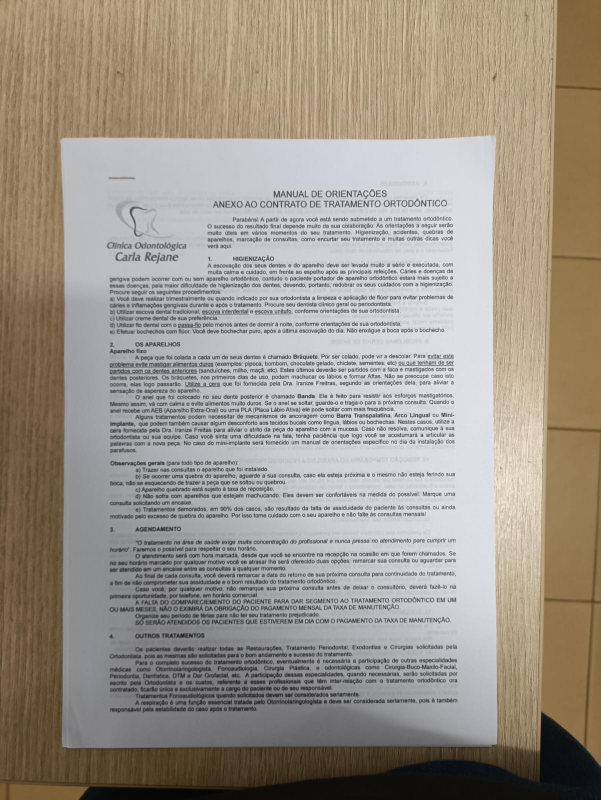
#> input picture assets/WhatsApp Image 2026-11-03 at 14.14.31 (1).jpeg, 1201 x 1600 px (shown at 1/2 size)
$ python -i imagem.py   (imports and definitions only)
#> lines starting #> are read from the running program, lines starting #| are printed output that depends on the picture
#> further down, picture is the input picture: shape (1600, 1201, 3); mean B, G, R 137.6, 148.9, 157.2
"""Operações sobre a imagem que não fazem parte da detecção da folha.

Aqui ficam as três "peças visuais" do programa:
    - preprocessamento   as etapas didáticas (cinza -> desfoque -> binarização);
    - desenhar_contorno  mostra, sobre a foto original, onde a folha foi achada;
    - efeito_scanner     deixa a imagem final com cara de documento escaneado.
"""

import cv2
import numpy as np

from nucleo.geometria import ordenar_cantos


# [26 lines left out: functions preprocessamento, desenhar_contorno, not called in this run]


def efeito_scanner(imagem, lado=2200):
    """Deixa o documento com cara de escaneado: papel branco e texto preto nítido.

    1. Amplia até ~2200 px no maior lado, para as letras ficarem lisas.
    2. Estima o "fundo" do papel (sem o texto) e divide a imagem por ele.
       Isso remove sombras e diferenças de iluminação.
    3. Aplica nitidez (unsharp mask: imagem + diferença para a versão borrada).
    4. Curva de tons: tudo que é quase branco vira branco puro e o texto escurece,
       mas as bordas das letras continuam suaves (fica mais bonito que um
       limiarização simples, que deixa as letras serrilhadas).
    O OCR continua lendo a imagem colorida original: nos testes, o preto e
    branco forte deixou letras pequenas "gordas" e piorou um pouco a leitura.
    """
#> called with lado = 2200
    cinza = cv2.cvtColor(imagem, cv2.COLOR_BGR2GRAY) if imagem.ndim == 3 else imagem.copy()
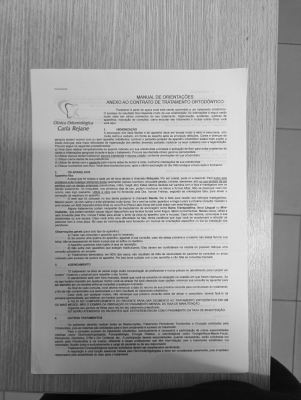
#> cinza: shape (1600, 1201) (shown at 1/4 size); min 3, max 255, mean 150

    # 1) Ampliação (só amplia; nunca reduz uma imagem que já é grande).
    escala = lado / max(cinza.shape)
    if escala > 1:
        cinza = cv2.resize(cinza, None, fx=escala, fy=escala, interpolation=cv2.INTER_CUBIC)
#> cinza: shape (2200, 1651)

    # 2) Estimativa do fundo: o fechamento "apaga" as letras (escuras e finas) e
    #    o desfoque mediano alisa o resto. O elemento precisa ser maior que a
    #    grossura das letras. Dividir a imagem pelo fundo deixa o papel
    #    uniformemente claro, sem sombras.
    tamanho = max(15, (max(cinza.shape) // 60) | 1)  # sempre ímpar
    kernel = cv2.getStructuringElement(cv2.MORPH_RECT, (tamanho, tamanho))
    fundo = cv2.medianBlur(cv2.morphologyEx(cinza, cv2.MORPH_CLOSE, kernel), 21)
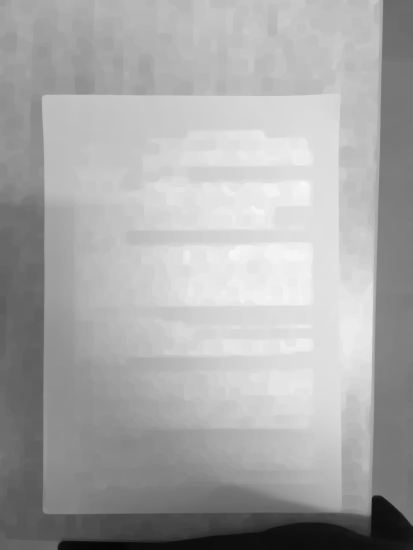
#> fundo: shape (2200, 1651) (shown at 1/4 size); min 6, max 247, mean 168.2
    plano = cv2.divide(cinza, fundo, scale=255)
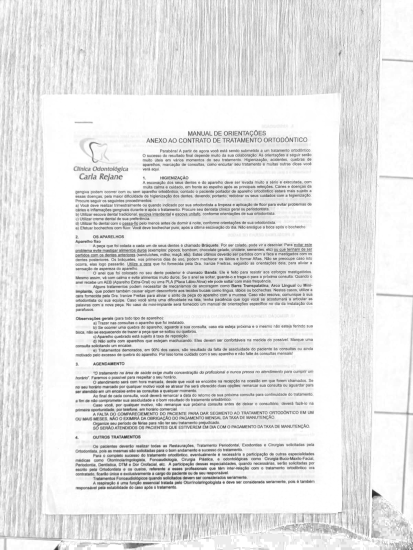
#> plano: shape (2200, 1651) (shown at 1/4 size); min 29, max 255, mean 228.2

    # 3) Unsharp mask: realça a diferença entre a imagem e sua versão borrada.
    borrada = cv2.GaussianBlur(plano, (0, 0), 1.2)
    nitida = cv2.addWeighted(plano, 1.8, borrada, -0.8, 0)

    # 4) Curva de tons: acima de "claro" vira branco puro; abaixo de "escuro",
    #    preto; entre os dois a transição é suave (expoente 1,3 escurece o texto).
    claro, escuro = 215.0, 95.0
    tons = np.clip((nitida.astype(np.float32) - escuro) / (claro - escuro), 0, 1)
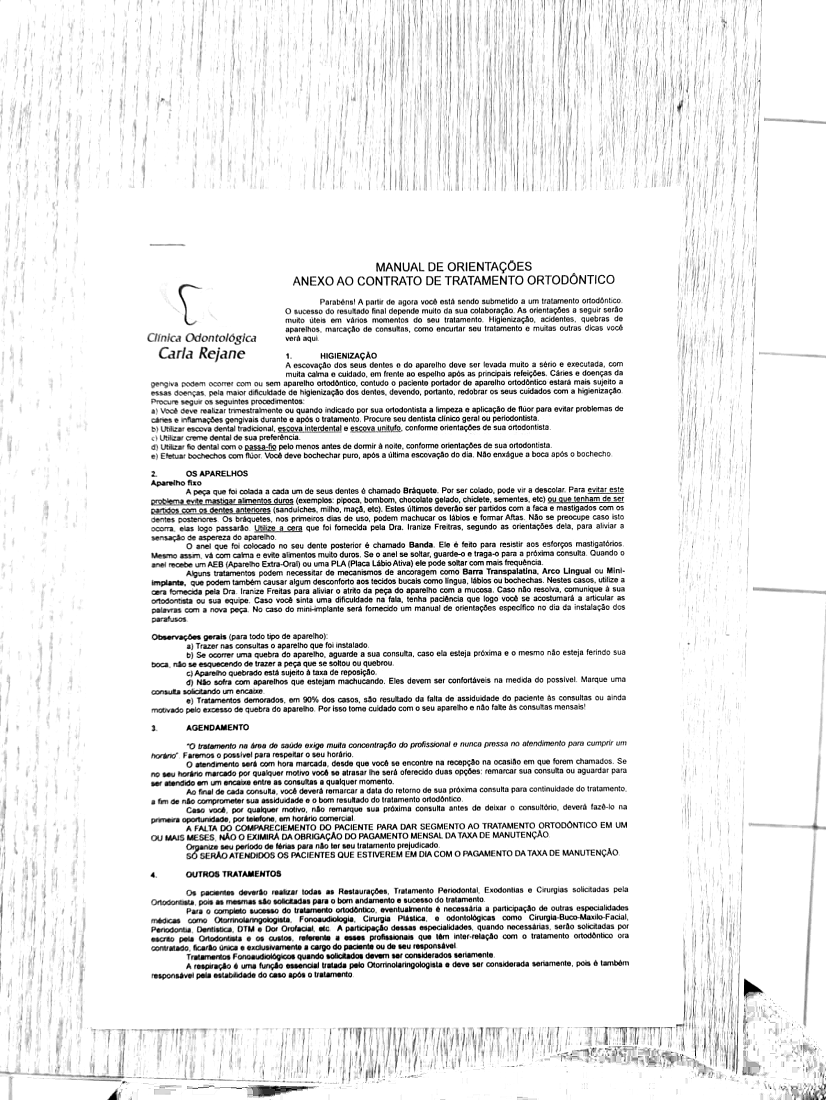
#> tons: shape (2200, 1651) float32 (shown at 1/2 size); min 0, max 1, mean 0.922
    return (tons ** 1.3 * 255).astype(np.uint8)

>>> import cv2
>>> picture = cv2.imread('../assets/WhatsApp Image 2026-11-03 at 14.14.31 (1).jpeg')
>>> result = efeito_scanner(picture)

$ run again, on assets/WhatsApp Image 2026-11-03 at 14.14.32 (1).jpeg
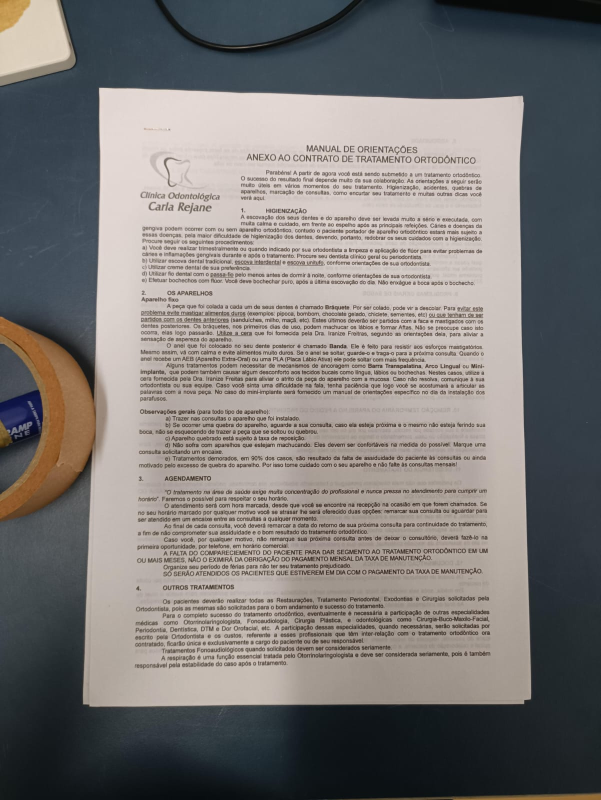
#> input picture assets/WhatsApp Image 2026-11-03 at 14.14.32 (1).jpeg, 1201 x 1600 px (shown at 1/2 size)
#> picture is the input picture: shape (1600, 1201, 3); mean B, G, R 118, 119.8, 122.9
#> in efeito_scanner, `fundo = cv2.medianBlur(cv2.morphologyEx(cinza, cv2.MORPH_CLOSE, kernel..`:
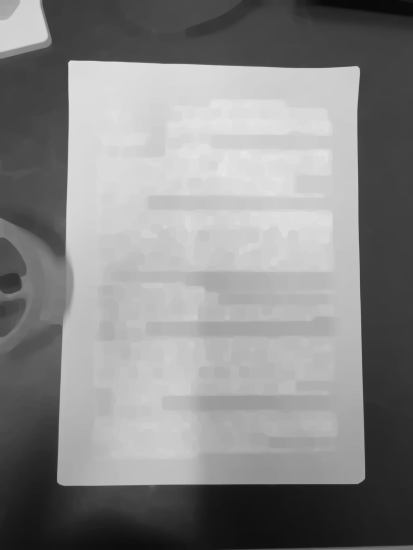
#> fundo: shape (2200, 1651) (shown at 1/4 size); min 9, max 231, mean 134.5
#> in efeito_scanner, `tons = np.clip((nitida.astype(np.float32) - escuro) / (claro - escuro)..`:
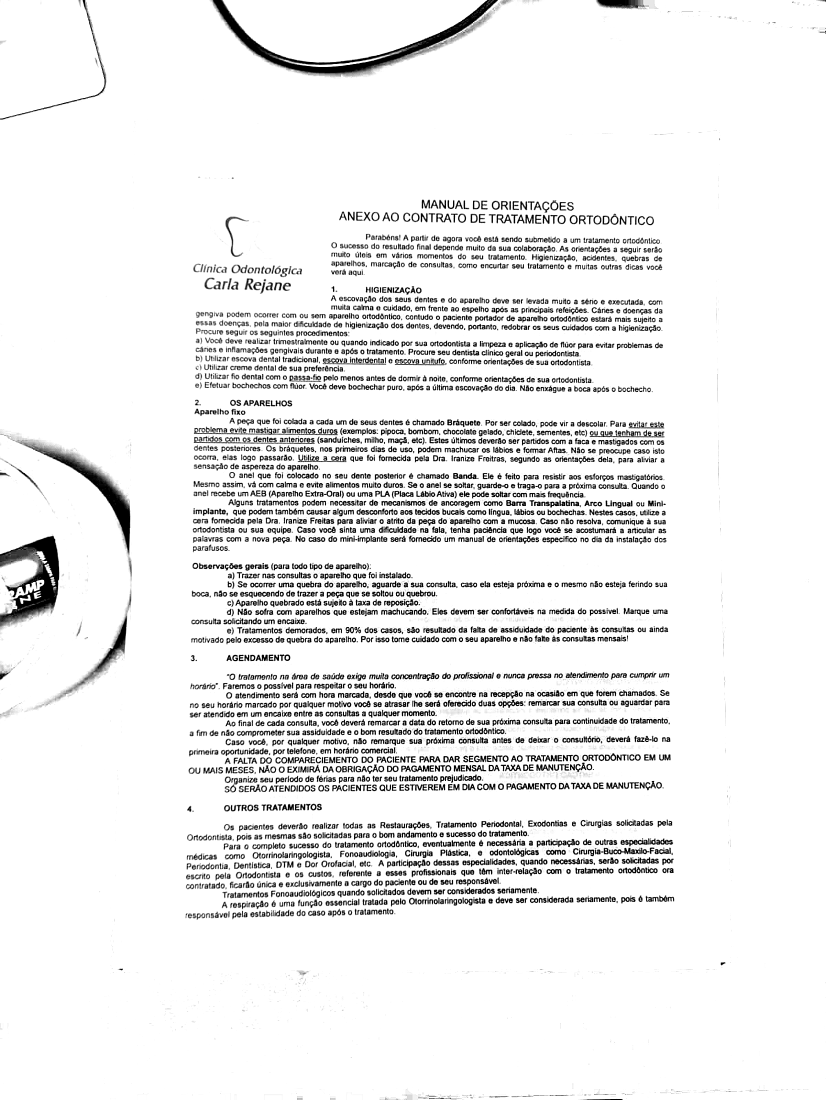
#> tons: shape (2200, 1651) float32 (shown at 1/2 size); min 0, max 1, mean 0.927

$ run again, on assets/WhatsApp Image 2026-11-03 at 14.14.31.jpeg
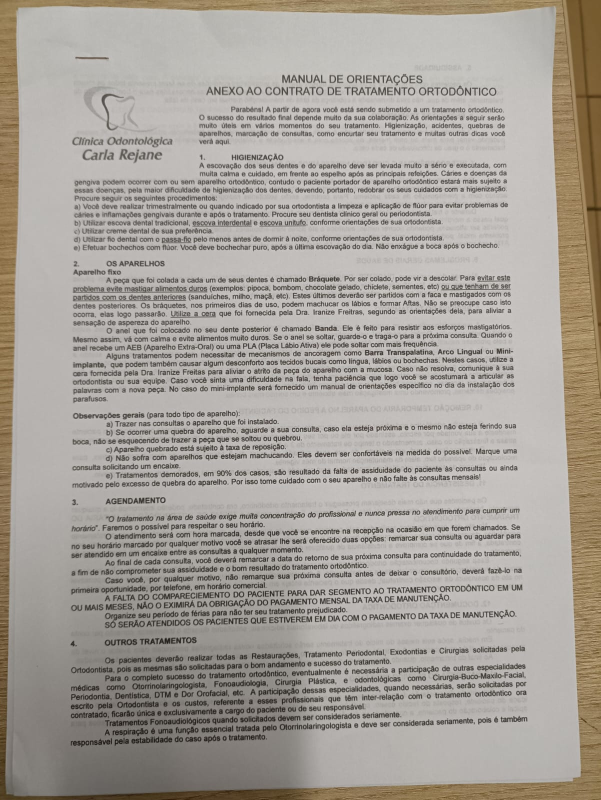
#> input picture assets/WhatsApp Image 2026-11-03 at 14.14.31.jpeg, 1201 x 1600 px (shown at 1/2 size)
#> picture is the input picture: shape (1600, 1201, 3); mean B, G, R 152.3, 159.5, 165.3
#> in efeito_scanner, `fundo = cv2.medianBlur(cv2.morphologyEx(cinza, cv2.MORPH_CLOSE, kernel..`:
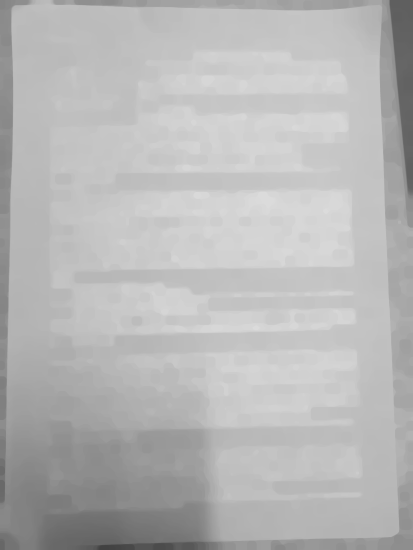
#> fundo: shape (2200, 1651) (shown at 1/4 size); min 66, max 219, mean 182.8
#> in efeito_scanner, `tons = np.clip((nitida.astype(np.float32) - escuro) / (claro - escuro)..`:
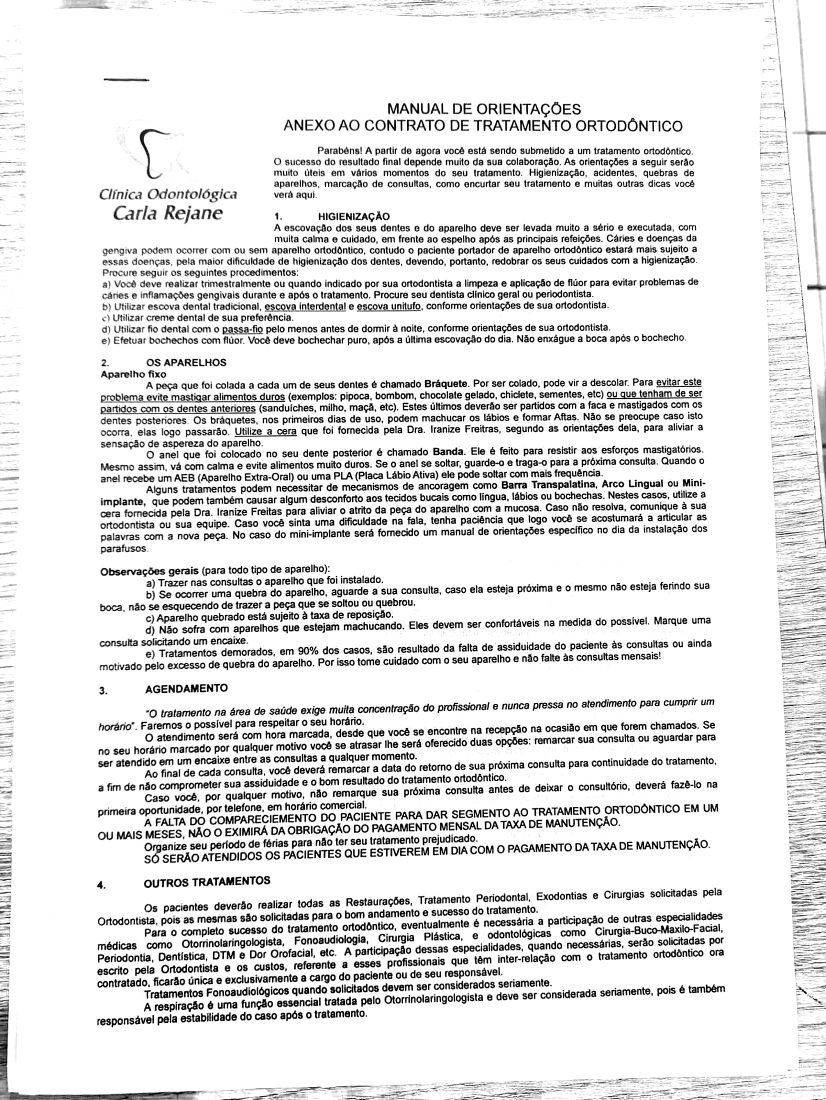
#> tons: shape (2200, 1651) float32 (shown at 1/2 size); min 0, max 1, mean 0.887
